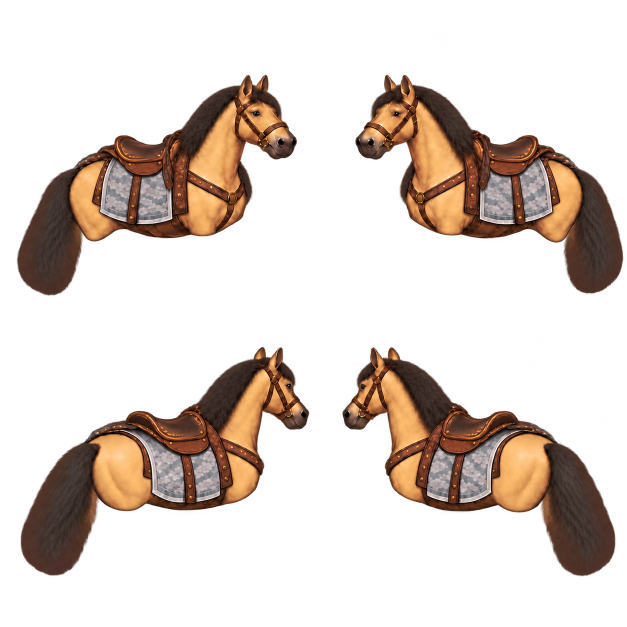
#> input picture qa/gongsun_sheng_horse_rig_sources_20261019/native_originals/body_v1.png, 1254 x 1254 px (shown at 1/2 size); its folder holds only this picture in this run
$ python inspect_sources.py
#> lines starting #> are read from the running program, lines starting #| are printed output that depends on the picture; after the words box and inside, x2 and y2 are one past the last pixel; in counts of white or black regions, pixels touching at a corner belong together
from pathlib import Path
import hashlib,json
from PIL import Image
Q=Path(__file__).resolve().parent;rows=[]
for p in sorted((Q/'native_originals').glob('*.png')):
    im=Image.open(p);assert im.size==(1254,1254) and im.mode=='RGBA'
#> further down, im is the input picture: PIL image 1254x1254 RGBA; mean R, G, B, A 36.3, 25.1, 17.8, 67.6
    a=im.getchannel('A');visible=a.point(lambda v:255 if v>8 else 0);views={}
#> after `a = im.getchannel('A')`:
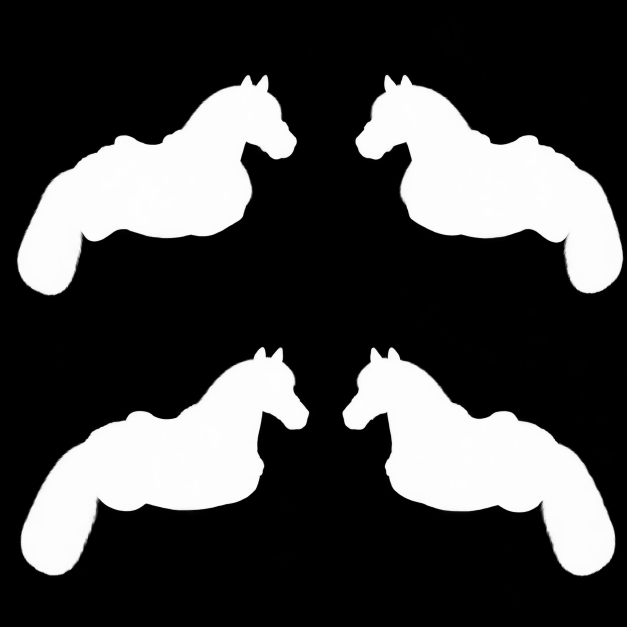
#> a: PIL image 1254x1254 L (shown at 1/2 size); min 0, max 255, mean 67.6
#> after `visible = a.point(lambda v: 255 if v > 8 else 0)`:
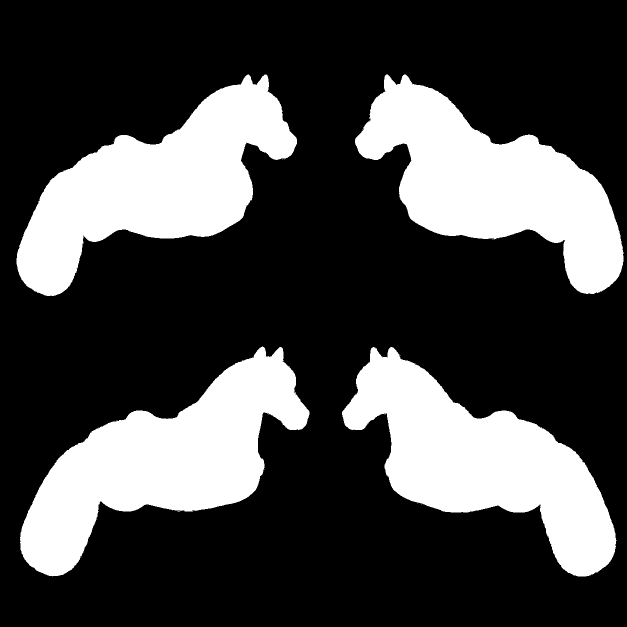
#> visible: PIL image 1254x1254 L (shown at 1/2 size); 27.4% white; 20 white regions (16 under 20 px), largest, box (x1, y1, x2, y2) and area: (40, 693, 619, 1153) 110108, (33, 149, 594, 592) 108217, (684, 694, 1233, 1153) 106502, (710, 149, 1247, 588) 106079
    for name,x,y in [('se',0,0),('sw',627,0),('ne',0,627),('nw',627,627)]:
        region=visible.crop((x,y,x+627,y+627));bbox=region.getbbox();assert bbox
        views[name]={'visible_bbox_local_alpha_gt8':bbox,'visible_touches_cell_edge':bbox[0]==0 or bbox[1]==0 or bbox[2]==627 or bbox[3]==627,'raw_selected_corner_alpha':[im.getpixel(t)[3] for t in [(x,y),(x+626,y),(x,y+626),(x+626,y+626)]]}
#> this loop made 4 passes
#> bbox on passes 1 to 4: (33, 149, 594, 592), (83, 149, 620, 588), (40, 66, 619, 526), (57, 67, 606, 526)
#> pass 1, `region = visible.crop((x, y, x + 627, y + 627))`:
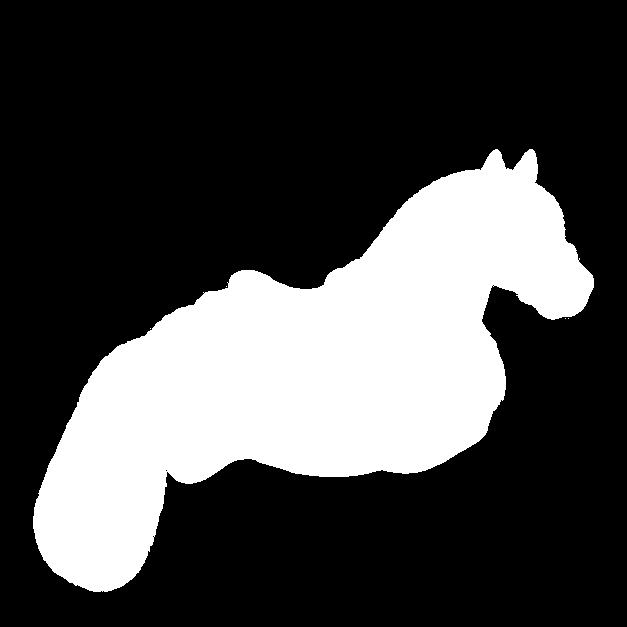
#> region: PIL image 627x627 L; 27.5% white; 5 white regions (4 under 20 px), largest, box (x1, y1, x2, y2) and area: (33, 149, 594, 592) 108217
#> pass 2, `region = visible.crop((x, y, x + 627, y + 627))`:
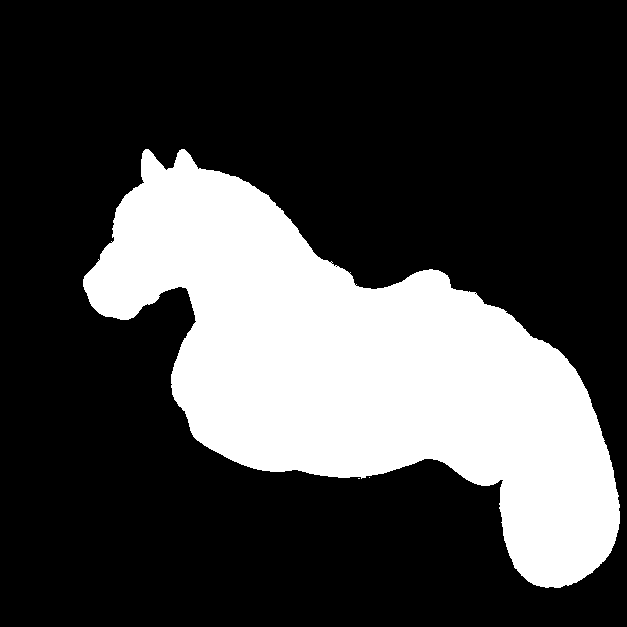
#> region: PIL image 627x627 L; 27% white; 3 white regions (2 under 20 px), largest, box (x1, y1, x2, y2) and area: (83, 149, 620, 588) 106079
#> pass 3, `region = visible.crop((x, y, x + 627, y + 627))`:
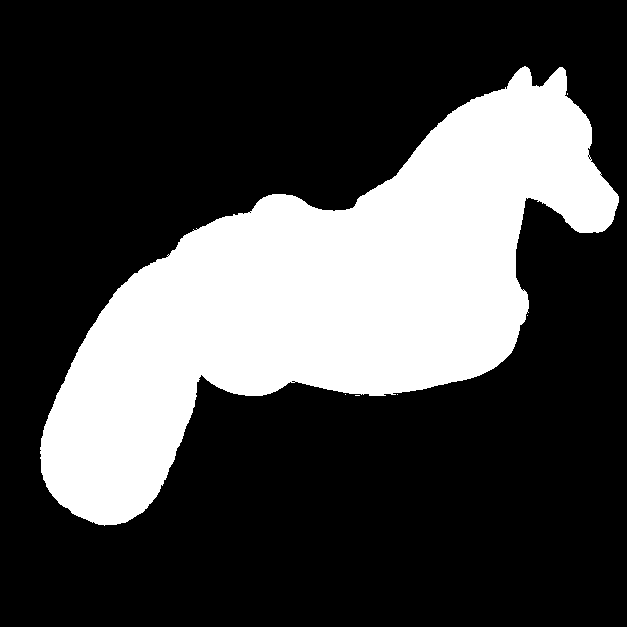
#> region: PIL image 627x627 L; 28% white; 6 white regions (5 under 20 px), largest, box (x1, y1, x2, y2) and area: (40, 66, 619, 526) 110108
#> after the loop, views = 4 items
    rows.append({'file':p.relative_to(Q).as_posix(),'sha256':hashlib.sha256(p.read_bytes()).hexdigest(),'rgba8_sha256':hashlib.sha256(im.tobytes()).hexdigest(),'views':views})
out=Q/'source_inspection_v1.json';assert not out.exists();out.write_text(json.dumps({'scope':'Read-only original PNG alpha/bounds; no pixel edits, anatomical/assembly/native qualification or automatic bbox fitting.','sources':rows},ensure_ascii=False,indent=2)+'\n',encoding='utf-8')
print(json.dumps({Path(x['file']).stem:{k:v['visible_bbox_local_alpha_gt8'] for k,v in x['views'].items()} for x in rows}))
#| {"body_v1": {"se": [33, 149, 594, 592], "sw": [83, 149, 620, 588], "ne": [40, 66, 619, 526], "nw": [57, 67, 606, 526]}}

$ run again, on qa/gongsun_sheng_horse_rig_sources_20261019/native_originals/fore_upper_v2.png
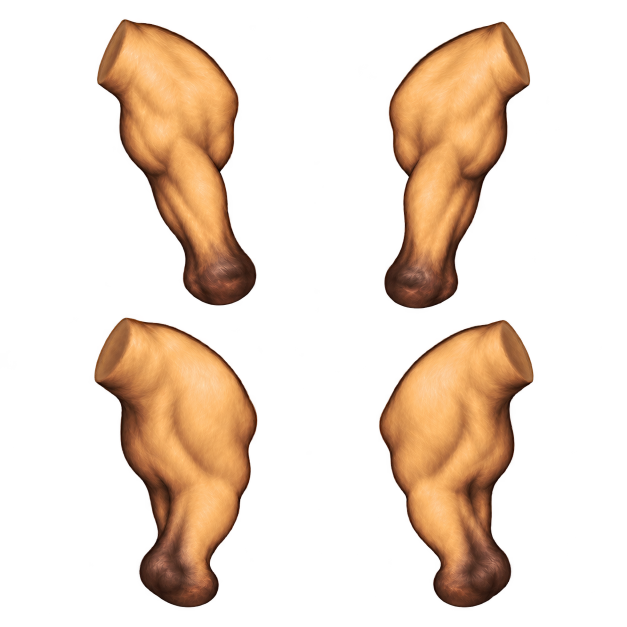
#> input picture qa/gongsun_sheng_horse_rig_sources_20261019/native_originals/fore_upper_v2.png, 1254 x 1254 px (shown at 1/2 size)
#> im is the input picture: PIL image 1254x1254 RGBA; mean R, G, B, A 52.4, 35.2, 20.9, 67.5
#> `visible = a.point(lambda v: 255 if v > 8 else 0)`:
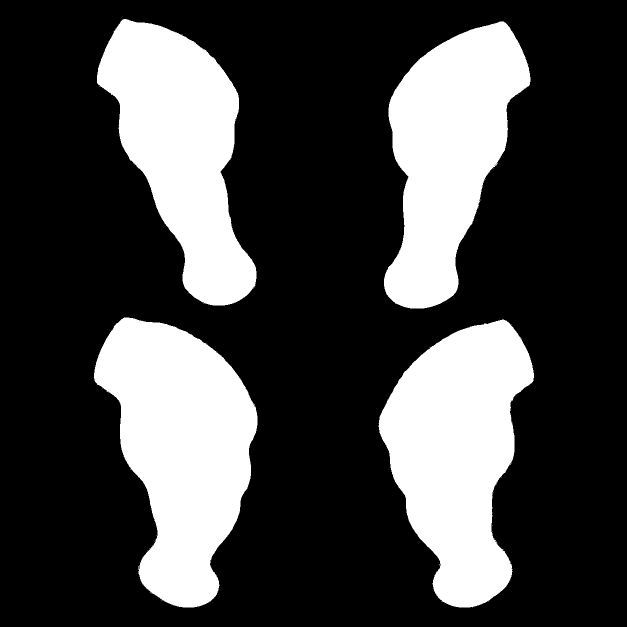
#> visible: PIL image 1254x1254 L (shown at 1/2 size); 27.1% white; 19 white regions (15 under 20 px), largest, box (x1, y1, x2, y2) and area: (188, 635, 515, 1215) 116801, (757, 639, 1068, 1215) 110955, (194, 38, 513, 611) 99596, (768, 43, 1061, 617) 98768
#> the loop `for name,x,y in [('se',0,0),('sw',627,0),('ne',0,627),('nw',627,627)]:` made 4 passes
#> bbox on passes 1 to 4: (194, 38, 513, 611), (141, 43, 434, 617), (188, 8, 515, 588), (130, 12, 441, 589)
#> pass 3, `region = visible.crop((x, y, x + 627, y + 627))`:
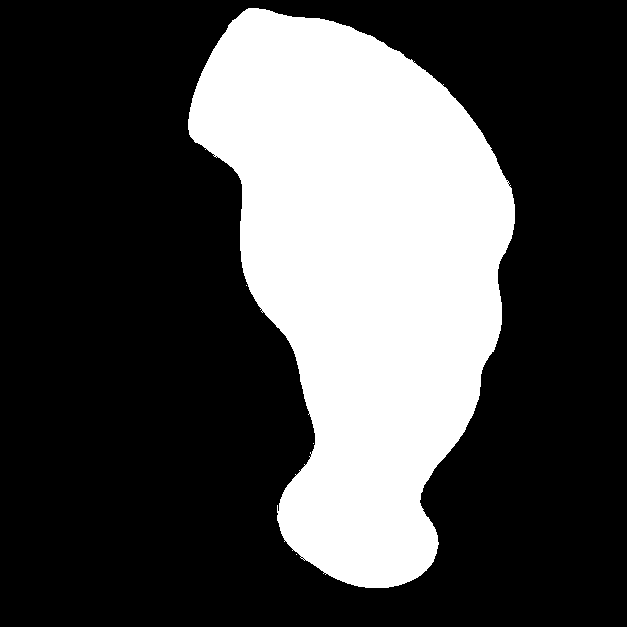
#> region: PIL image 627x627 L; 29.7% white; 4 white regions (3 under 20 px), largest, box (x1, y1, x2, y2) and area: (188, 8, 515, 588) 116801
#> after the loop `for name,x,y in [('se',0,0),('sw',627,0),('ne',0,627),('nw',627,627)]:`: views = 4 items
#| {"fore_upper_v2": {"se": [194, 38, 513, 611], "sw": [141, 43, 434, 617], "ne": [188, 8, 515, 588], "nw": [130, 12, 441, 589]}}
